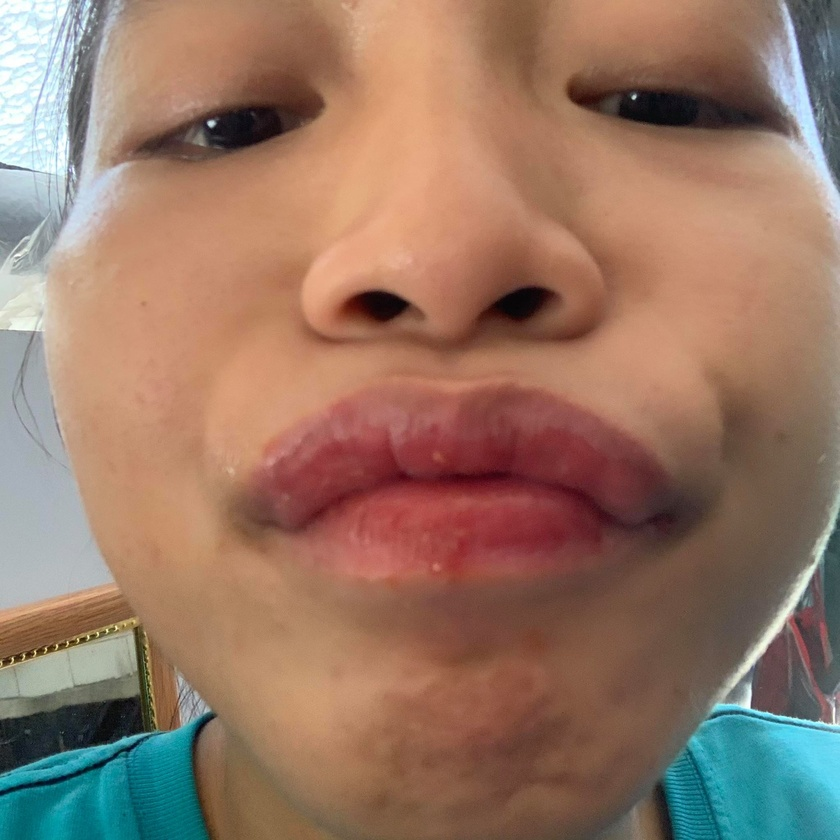
#> input picture img/bb.jpg, 840 x 840 px, shrunk from 2048 x 2048 before the run
$ python 1_imgsvd.py
#> lines starting #> are read from the running program, lines starting #| are printed output that depends on the picture
import numpy as np
import matplotlib.pyplot as plt
from PIL import Image


# load image and extract one channel -> grayscale
image = Image.open('../img/bb.jpg')
#> image is the input picture: PIL image 840x840 RGB; mean R, G, B 150.3, 118.8, 101.4
image = np.array(image)[:, :, 0]
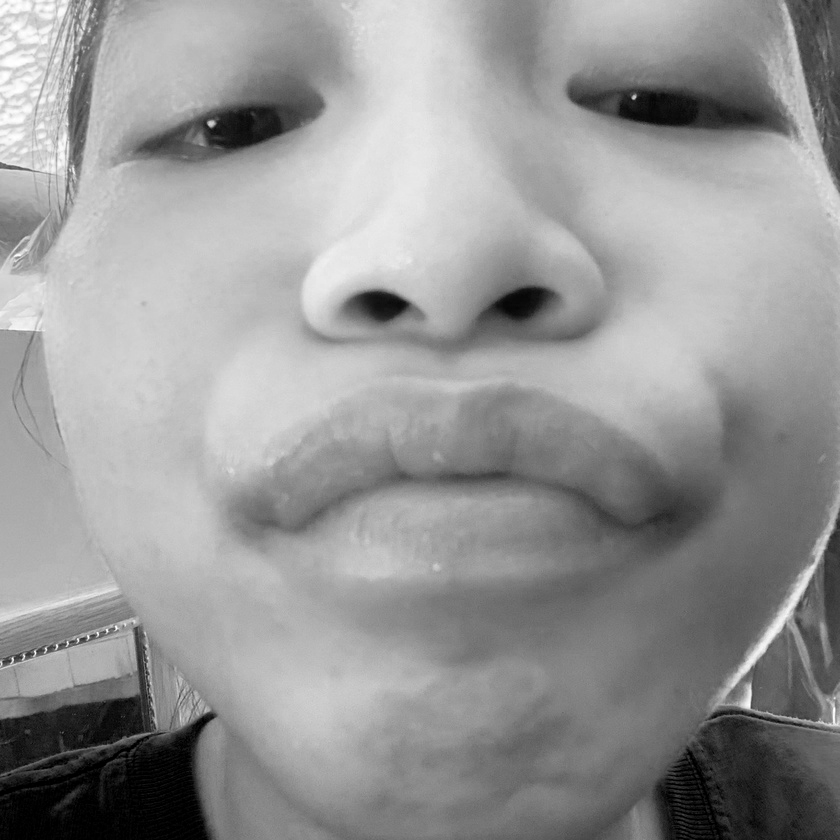
#> image: shape (840, 840); min 0, max 255, mean 150.3

# get SVD
U, S, V = np.linalg.svd(image)
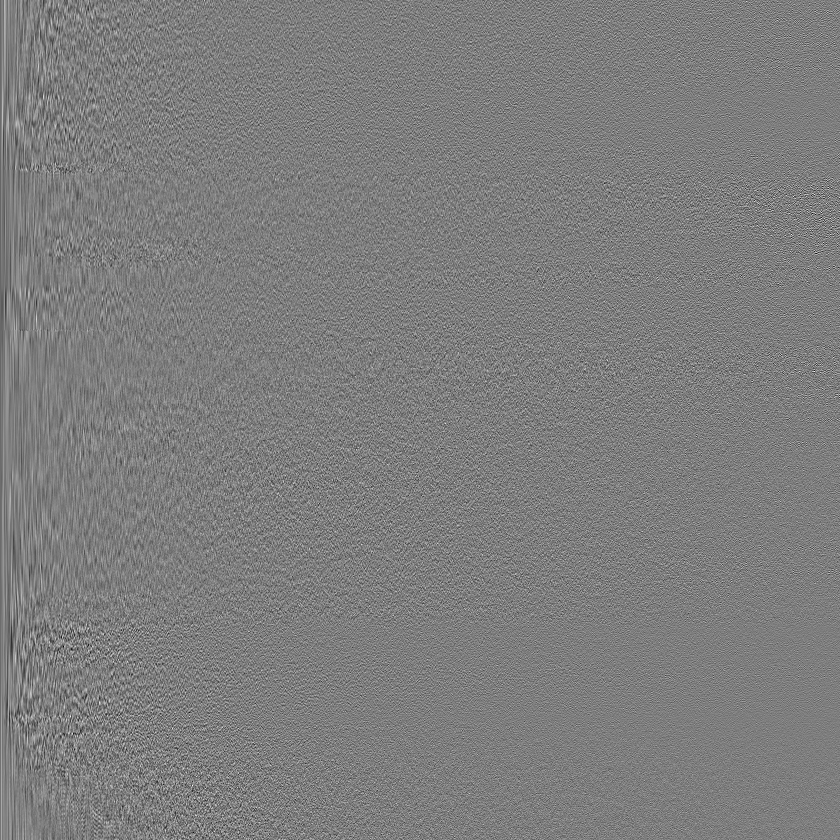
#> U: shape (840, 840) float64; min -0.23, max 0.235, mean -2.33e-05; drawn with min black and max white
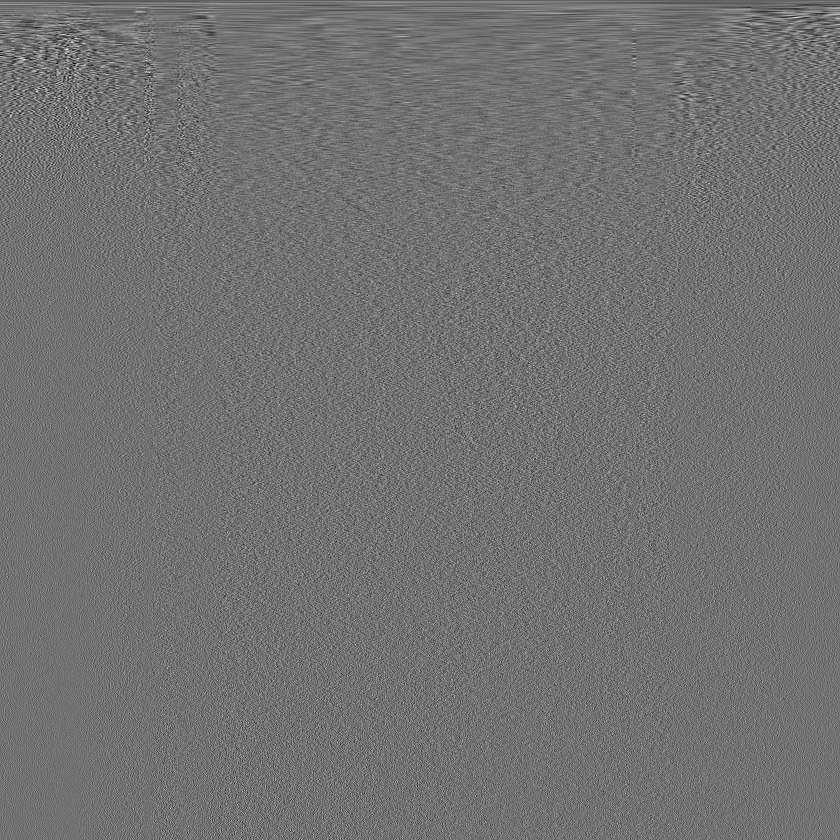
#> V: shape (840, 840) float64; min -0.232, max 0.286, mean -4.5e-05; drawn with min black and max white
#> S = 840 values, max 130146.9 at index 0, min 0.0183 at index 839, mean 380.8
print(U.shape, S.shape, V.shape)
#| (840, 840) (840,) (840, 840)

# plot spectrum
plt.plot(S/S[0], 's-')
plt.xlim((0, 40))
plt.xlabel("Component number")
plt.ylabel(r"Singular value $\sigma$")
plt.savefig('../img/demo_imgsvd-screeplot.png')
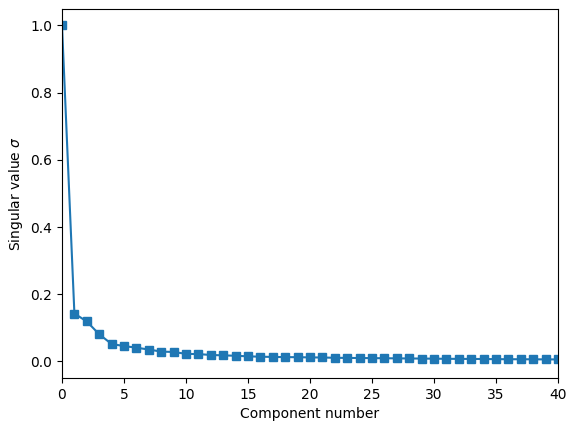
#> figure drawn by matplotlib, 1 panel; curve peaks at x = 0, y = 1

# low-rank reconstruction
# the two images below add to the original image!
f = plt.figure(figsize=(6, 10))
for j in range(4):
    k = 2**j
    recon = U[:, :k] @ np.diag(S[:k]) @ V[:k, :]
    compl = U[:, k:] @ np.diag(S[k:]) @ V[k:, :]
    ax_recon = f.add_subplot(4, 2, 2*j+1)
    ax_compl = f.add_subplot(4, 2, 2*j+2)
    ax_recon.set_ylabel(f'k={k}')
    ax_recon.imshow(recon, cmap='gray')
    ax_compl.imshow(compl, cmap='gray')
#> this loop made 4 passes
#> pass 1, `recon = U[:, :k] @ np.diag(S[:k]) @ V[:k, :]`:
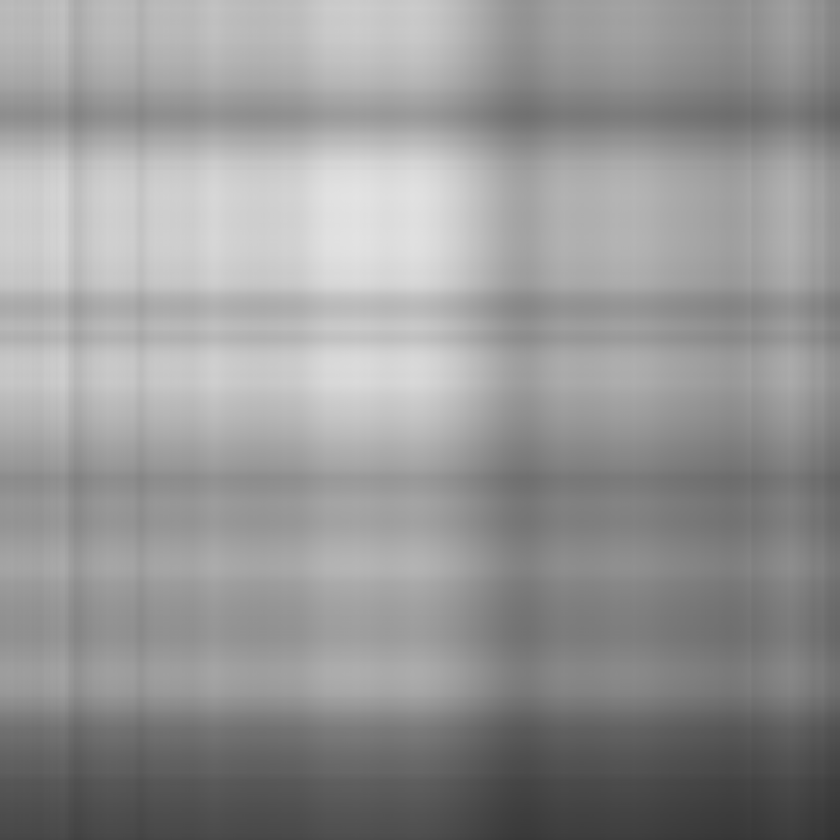
#> recon: shape (840, 840) float64; min 50.71, max 227.5, mean 150.4
#> pass 1, `compl = U[:, k:] @ np.diag(S[k:]) @ V[k:, :]`:
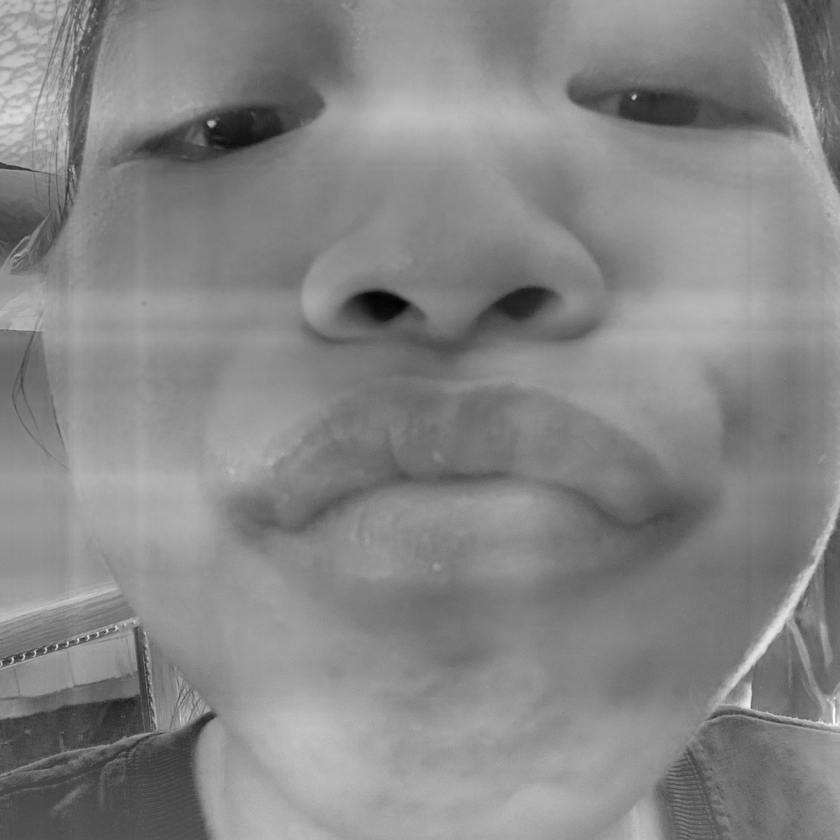
#> compl: shape (840, 840) float64; min -178.2, max 159.8, mean -0.1; drawn with min black and max white

plt.savefig('../img/demo_imgsvd-imgrecons.jpg')
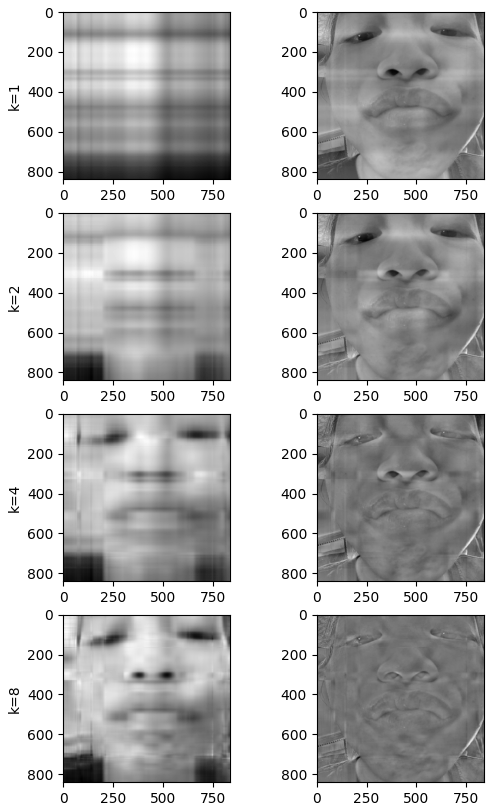
#> figure drawn by matplotlib, 8 panels
